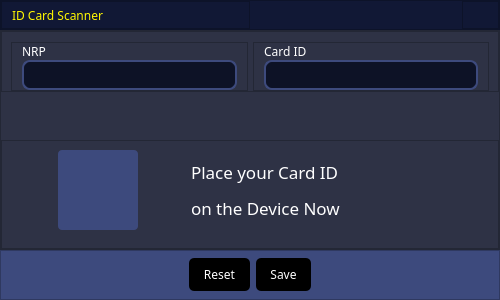
<?xml version="1.0" encoding="UTF-8"?>
<ui version="4.0">
 <class>Dialog</class>
 <widget class="QDialog" name="Dialog">
  <property name="geometry">
   <rect>
    <x>0</x>
    <y>0</y>
    <width>500</width>
    <height>300</height>
   </rect>
  </property>
  <property name="windowTitle">
   <string>Dialog</string>
  </property>
  <layout class="QVBoxLayout" name="verticalLayout_4">
   <property name="spacing">
    <number>0</number>
   </property>
   <property name="leftMargin">
    <number>0</number>
   </property>
   <property name="topMargin">
    <number>0</number>
   </property>
   <property name="rightMargin">
    <number>0</number>
   </property>
   <property name="bottomMargin">
    <number>0</number>
   </property>
   <item>
    <widget class="QFrame" name="titlebar">
     <property name="minimumSize">
      <size>
       <width>0</width>
       <height>0</height>
      </size>
     </property>
     <property name="maximumSize">
      <size>
       <width>16777215</width>
       <height>30</height>
      </size>
     </property>
     <property name="styleSheet">
      <string notr="true">background-color: rgb(17, 24, 53);
color: rgb(255, 247, 1);

</string>
     </property>
     <property name="frameShape">
      <enum>QFrame::StyledPanel</enum>
     </property>
     <property name="frameShadow">
      <enum>QFrame::Raised</enum>
     </property>
     <layout class="QHBoxLayout" name="horizontalLayout_7">
      <property name="spacing">
       <number>0</number>
      </property>
      <property name="leftMargin">
       <number>0</number>
      </property>
      <property name="topMargin">
       <number>0</number>
      </property>
      <property name="rightMargin">
       <number>0</number>
      </property>
      <property name="bottomMargin">
       <number>0</number>
      </property>
      <item>
       <widget class="QFrame" name="frame_8">
        <property name="font">
         <font>
          <pointsize>7</pointsize>
         </font>
        </property>
        <property name="frameShape">
         <enum>QFrame::StyledPanel</enum>
        </property>
        <property name="frameShadow">
         <enum>QFrame::Raised</enum>
        </property>
        <layout class="QHBoxLayout" name="horizontalLayout_8">
         <property name="spacing">
          <number>0</number>
         </property>
         <property name="leftMargin">
          <number>10</number>
         </property>
         <property name="topMargin">
          <number>0</number>
         </property>
         <property name="rightMargin">
          <number>0</number>
         </property>
         <property name="bottomMargin">
          <number>0</number>
         </property>
         <item>
          <widget class="QLabel" name="label_3">
           <property name="font">
            <font>
             <family>Orbitron</family>
             <pointsize>9</pointsize>
            </font>
           </property>
           <property name="styleSheet">
            <string notr="true">color: rgb(255, 247, 1);</string>
           </property>
           <property name="text">
            <string>ID Card Scanner</string>
           </property>
          </widget>
         </item>
        </layout>
       </widget>
      </item>
      <item alignment="Qt::AlignRight">
       <widget class="QFrame" name="frame_3">
        <property name="frameShape">
         <enum>QFrame::StyledPanel</enum>
        </property>
        <property name="frameShadow">
         <enum>QFrame::Raised</enum>
        </property>
        <layout class="QHBoxLayout" name="horizontalLayout_9">
         <property name="spacing">
          <number>7</number>
         </property>
         <property name="leftMargin">
          <number>0</number>
         </property>
         <property name="topMargin">
          <number>0</number>
         </property>
         <property name="rightMargin">
          <number>0</number>
         </property>
         <property name="bottomMargin">
          <number>0</number>
         </property>
         <item>
          <widget class="QPushButton" name="btn_close">
           <property name="minimumSize">
            <size>
             <width>35</width>
             <height>20</height>
            </size>
           </property>
           <property name="maximumSize">
            <size>
             <width>35</width>
             <height>20</height>
            </size>
           </property>
           <property name="toolTip">
            <string>Close</string>
           </property>
           <property name="styleSheet">
            <string notr="true">QPushButton{	
	color: rgb(42, 41, 41);
	border-radius : 2px;
}

QPushButton:hover{	
	
	color: rgb(42, 41, 41);
	background-color: rgb(255, 0, 0);
}
QToolTip {	
	color: rgb(15, 15, 15);
}</string>
           </property>
           <property name="text">
            <string/>
           </property>
           <property name="icon">
            <iconset>
             <normaloff>../assets/icon/x.svg</normaloff>../assets/icon/x.svg</iconset>
           </property>
           <property name="iconSize">
            <size>
             <width>20</width>
             <height>20</height>
            </size>
           </property>
          </widget>
         </item>
        </layout>
       </widget>
      </item>
     </layout>
    </widget>
   </item>
   <item>
    <widget class="QFrame" name="frame_messageBox">
     <property name="minimumSize">
      <size>
       <width>0</width>
       <height>0</height>
      </size>
     </property>
     <property name="maximumSize">
      <size>
       <width>16777215</width>
       <height>16777215</height>
      </size>
     </property>
     <property name="styleSheet">
      <string notr="true">background-color: rgb(46, 50, 69);</string>
     </property>
     <property name="frameShape">
      <enum>QFrame::StyledPanel</enum>
     </property>
     <property name="frameShadow">
      <enum>QFrame::Raised</enum>
     </property>
     <property name="lineWidth">
      <number>0</number>
     </property>
     <layout class="QVBoxLayout" name="verticalLayout">
      <property name="spacing">
       <number>0</number>
      </property>
      <property name="leftMargin">
       <number>0</number>
      </property>
      <property name="topMargin">
       <number>0</number>
      </property>
      <property name="rightMargin">
       <number>0</number>
      </property>
      <property name="bottomMargin">
       <number>0</number>
      </property>
      <item alignment="Qt::AlignTop">
       <widget class="QFrame" name="frame_2">
        <property name="minimumSize">
         <size>
          <width>0</width>
          <height>0</height>
         </size>
        </property>
        <property name="maximumSize">
         <size>
          <width>16777215</width>
          <height>100</height>
         </size>
        </property>
        <property name="frameShape">
         <enum>QFrame::StyledPanel</enum>
        </property>
        <property name="frameShadow">
         <enum>QFrame::Raised</enum>
        </property>
        <layout class="QHBoxLayout" name="horizontalLayout">
         <property name="spacing">
          <number>5</number>
         </property>
         <property name="topMargin">
          <number>10</number>
         </property>
         <property name="bottomMargin">
          <number>0</number>
         </property>
         <item>
          <widget class="QFrame" name="frame_4">
           <property name="maximumSize">
            <size>
             <width>16777215</width>
             <height>65</height>
            </size>
           </property>
           <property name="frameShape">
            <enum>QFrame::StyledPanel</enum>
           </property>
           <property name="frameShadow">
            <enum>QFrame::Raised</enum>
           </property>
           <layout class="QVBoxLayout" name="verticalLayout_2">
            <property name="spacing">
             <number>0</number>
            </property>
            <property name="leftMargin">
             <number>10</number>
            </property>
            <property name="topMargin">
             <number>0</number>
            </property>
            <property name="rightMargin">
             <number>10</number>
            </property>
            <property name="bottomMargin">
             <number>0</number>
            </property>
            <item>
             <widget class="QLabel" name="label">
              <property name="font">
               <font>
                <family>Poppins</family>
                <pointsize>9</pointsize>
               </font>
              </property>
              <property name="styleSheet">
               <string notr="true">color: rgb(255, 255, 255);</string>
              </property>
              <property name="text">
               <string>NRP</string>
              </property>
             </widget>
            </item>
            <item>
             <widget class="QLabel" name="lbNrpRC">
              <property name="styleSheet">
               <string notr="true">QLabel{
 background-color: #0d1226; /* Sedikit lebih gelap dari background utama */
    border: 2px solid #3d4a7d; /* Border dasar */
    border-radius: 8px;
    padding: 5px;
    color: #ffffff;
    font-family: 'Poppins';
    font-size: 14px;
}</string>
              </property>
              <property name="text">
               <string/>
              </property>
             </widget>
            </item>
           </layout>
          </widget>
         </item>
         <item>
          <widget class="QFrame" name="frame_5">
           <property name="maximumSize">
            <size>
             <width>16777215</width>
             <height>65</height>
            </size>
           </property>
           <property name="frameShape">
            <enum>QFrame::StyledPanel</enum>
           </property>
           <property name="frameShadow">
            <enum>QFrame::Raised</enum>
           </property>
           <layout class="QVBoxLayout" name="verticalLayout_3">
            <property name="spacing">
             <number>0</number>
            </property>
            <property name="leftMargin">
             <number>10</number>
            </property>
            <property name="topMargin">
             <number>0</number>
            </property>
            <property name="rightMargin">
             <number>10</number>
            </property>
            <property name="bottomMargin">
             <number>0</number>
            </property>
            <item>
             <widget class="QLabel" name="label_2">
              <property name="font">
               <font>
                <family>Poppins</family>
                <pointsize>9</pointsize>
               </font>
              </property>
              <property name="styleSheet">
               <string notr="true">color: rgb(255, 255, 255);</string>
              </property>
              <property name="text">
               <string>Card ID</string>
              </property>
             </widget>
            </item>
            <item>
             <widget class="QLabel" name="lbCardR">
              <property name="styleSheet">
               <string notr="true">QLabel{
 background-color: #0d1226; /* Sedikit lebih gelap dari background utama */
    border: 2px solid #3d4a7d; /* Border dasar */
    border-radius: 8px;
    padding: 5px;
    color: #ffffff;
    font-family: 'Poppins';
    font-size: 14px;
}</string>
              </property>
              <property name="text">
               <string/>
              </property>
             </widget>
            </item>
           </layout>
          </widget>
         </item>
        </layout>
       </widget>
      </item>
      <item>
       <widget class="QFrame" name="frame">
        <property name="frameShape">
         <enum>QFrame::StyledPanel</enum>
        </property>
        <property name="frameShadow">
         <enum>QFrame::Raised</enum>
        </property>
        <layout class="QHBoxLayout" name="horizontalLayout_3">
         <property name="topMargin">
          <number>0</number>
         </property>
         <item>
          <widget class="QLabel" name="lbIconR">
           <property name="minimumSize">
            <size>
             <width>80</width>
             <height>80</height>
            </size>
           </property>
           <property name="maximumSize">
            <size>
             <width>80</width>
             <height>80</height>
            </size>
           </property>
           <property name="styleSheet">
            <string notr="true">QLabel {
background-color: rgb(61, 74, 125);
	border-radius: 4px;
}</string>
           </property>
           <property name="text">
            <string/>
           </property>
           <property name="pixmap">
            <pixmap>../assets/icon/address-card-regular-full.svg</pixmap>
           </property>
           <property name="scaledContents">
            <bool>true</bool>
           </property>
          </widget>
         </item>
         <item>
          <widget class="QLabel" name="lbInfoR">
           <property name="minimumSize">
            <size>
             <width>0</width>
             <height>0</height>
            </size>
           </property>
           <property name="maximumSize">
            <size>
             <width>250</width>
             <height>16777215</height>
            </size>
           </property>
           <property name="font">
            <font>
             <family>Orbitron</family>
             <pointsize>13</pointsize>
            </font>
           </property>
           <property name="styleSheet">
            <string notr="true">color: rgb(255, 255, 255);</string>
           </property>
           <property name="text">
            <string>&lt;html&gt;&lt;head/&gt;&lt;body&gt;&lt;p&gt;&lt;span style=&quot; color:#ffffff;&quot;&gt;Place your Card ID&lt;/span&gt;&lt;/p&gt;&lt;p&gt;&lt;span style=&quot; color:#ffffff;&quot;&gt;on the Device Now&lt;/span&gt;&lt;/p&gt;&lt;/body&gt;&lt;/html&gt;</string>
           </property>
           <property name="wordWrap">
            <bool>true</bool>
           </property>
          </widget>
         </item>
        </layout>
       </widget>
      </item>
     </layout>
    </widget>
   </item>
   <item>
    <widget class="QFrame" name="frame_button">
     <property name="minimumSize">
      <size>
       <width>0</width>
       <height>0</height>
      </size>
     </property>
     <property name="maximumSize">
      <size>
       <width>16777215</width>
       <height>50</height>
      </size>
     </property>
     <property name="styleSheet">
      <string notr="true">QFrame {
background-color: rgb(61, 74, 125);
}</string>
     </property>
     <property name="frameShape">
      <enum>QFrame::StyledPanel</enum>
     </property>
     <property name="frameShadow">
      <enum>QFrame::Raised</enum>
     </property>
     <property name="lineWidth">
      <number>0</number>
     </property>
     <layout class="QHBoxLayout" name="horizontalLayout_2">
      <property name="spacing">
       <number>0</number>
      </property>
      <property name="leftMargin">
       <number>0</number>
      </property>
      <property name="topMargin">
       <number>0</number>
      </property>
      <property name="rightMargin">
       <number>0</number>
      </property>
      <property name="bottomMargin">
       <number>0</number>
      </property>
      <item>
       <widget class="QDialogButtonBox" name="buttonBox">
        <property name="sizePolicy">
         <sizepolicy hsizetype="Preferred" vsizetype="Preferred">
          <horstretch>0</horstretch>
          <verstretch>0</verstretch>
         </sizepolicy>
        </property>
        <property name="minimumSize">
         <size>
          <width>0</width>
          <height>0</height>
         </size>
        </property>
        <property name="maximumSize">
         <size>
          <width>16777215</width>
          <height>16777215</height>
         </size>
        </property>
        <property name="font">
         <font>
          <family>Orbitron</family>
          <pointsize>8</pointsize>
         </font>
        </property>
        <property name="cursor">
         <cursorShape>PointingHandCursor</cursorShape>
        </property>
        <property name="styleSheet">
         <string notr="true">QPushButton {
                background-color: #000000;
	            color: #ffffff;
                font-family: Orbitron;
                font-size: 12px;
                border: none;
                padding: 8px 14px;
                border-radius: 5px;
            }
            QPushButton:hover {
                background-color: #62615F;
	            color: #ffffff;
            }
            QPushButton:pressed {
                background-color: #fff701;
                color: #000000;
            }</string>
        </property>
        <property name="orientation">
         <enum>Qt::Horizontal</enum>
        </property>
        <property name="standardButtons">
         <set>QDialogButtonBox::Reset|QDialogButtonBox::Save</set>
        </property>
        <property name="centerButtons">
         <bool>true</bool>
        </property>
       </widget>
      </item>
     </layout>
    </widget>
   </item>
  </layout>
 </widget>
 <resources/>
 <connections/>
</ui>
